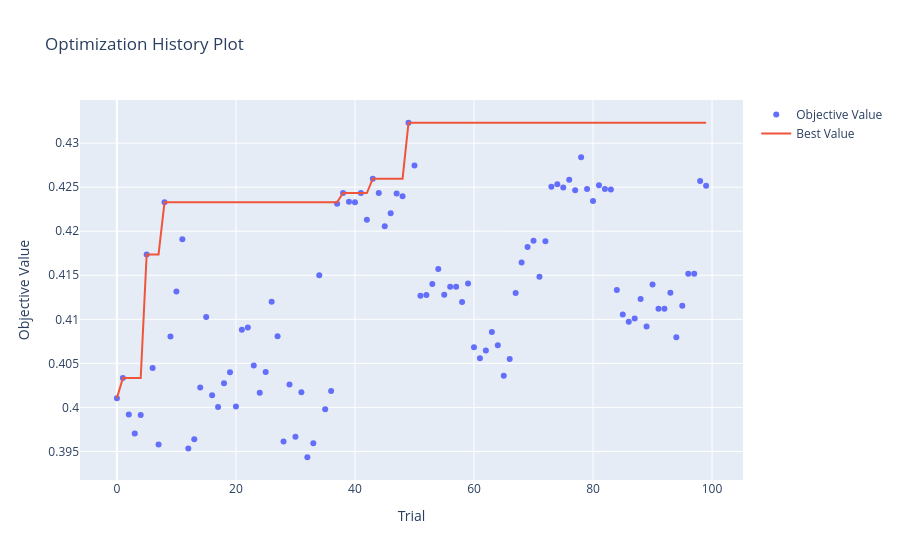

The notebook cell this image was saved under:
### Markdown cell above
Train and optimize the model:

### Code cell
(optimized_RF, 
train_metrics_mean_RF,
train_metrics_std_RF, 
val_metrics_mean_RF, 
val_metrics_std_RF, 
test_metrics_RF,
tpr_RF, fpr_RF,
precs_RF, recs_RF) = optimize_model_optuna_search(pipe_RF, params_dist_RF, 
                                                X_train, y_train, X_test, y_test, 
                                                cv=my_cv)
